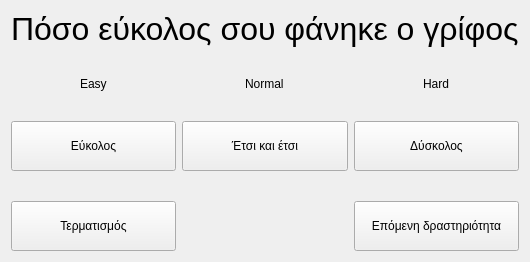
        <widget class="QWidget" name="feeback">
         <layout class="QGridLayout" name="gridLayout_11">
          <item row="0" column="0">
           <layout class="QGridLayout" name="gridLayout_10">
            <property name="sizeConstraint">
             <enum>QLayout::SetDefaultConstraint</enum>
            </property>
            <property name="verticalSpacing">
             <number>30</number>
            </property>
            <item row="1" column="1" alignment="Qt::AlignHCenter">
             <widget class="QLabel" name="normal">
              <property name="maximumSize">
               <size>
                <width>900</width>
                <height>600</height>
               </size>
              </property>
              <property name="text">
               <string>Normal</string>
              </property>
              <property name="scaledContents">
               <bool>true</bool>
              </property>
             </widget>
            </item>
            <item row="0" column="0" colspan="3" alignment="Qt::AlignHCenter">
             <widget class="QLabel" name="label_6">
              <property name="sizePolicy">
               <sizepolicy hsizetype="Minimum" vsizetype="Minimum">
                <horstretch>0</horstretch>
                <verstretch>0</verstretch>
               </sizepolicy>
              </property>
              <property name="font">
               <font>
                <pointsize>24</pointsize>
               </font>
              </property>
              <property name="text">
               <string>Πόσο εύκολος σου φάνηκε ο γρίφος</string>
              </property>
             </widget>
            </item>
            <item row="1" column="0" alignment="Qt::AlignHCenter">
             <widget class="QLabel" name="easy">
              <property name="maximumSize">
               <size>
                <width>900</width>
                <height>600</height>
               </size>
              </property>
              <property name="text">
               <string>Easy</string>
              </property>
              <property name="scaledContents">
               <bool>true</bool>
              </property>
             </widget>
            </item>
            <item row="3" column="0">
             <widget class="QPushButton" name="terminateButton">
              <property name="text">
               <string>
Τερματισμός
</string>
              </property>
             </widget>
            </item>
            <item row="2" column="2">
             <widget class="QPushButton" name="feedbackHardButton">
              <property name="text">
               <string>
Δύσκολος
</string>
              </property>
             </widget>
            </item>
            <item row="3" column="2">
             <widget class="QPushButton" name="nextExersice">
              <property name="text">
               <string>
Επόμενη δραστηριότητα
</string>
              </property>
             </widget>
            </item>
            <item row="1" column="2" alignment="Qt::AlignHCenter">
             <widget class="QLabel" name="hard">
              <property name="maximumSize">
               <size>
                <width>900</width>
                <height>600</height>
               </size>
              </property>
              <property name="text">
               <string>Hard</string>
              </property>
              <property name="scaledContents">
               <bool>true</bool>
              </property>
             </widget>
            </item>
            <item row="2" column="0">
             <widget class="QPushButton" name="feedbackEasyButton">
              <property name="text">
               <string>
Εύκολος
</string>
              </property>
             </widget>
            </item>
            <item row="2" column="1">
             <widget class="QPushButton" name="feedbackNormalButton">
              <property name="text">
               <string>
Έτσι και έτσι
</string>
              </property>
             </widget>
            </item>
           </layout>
          </item>
         </layout>
        </widget>
